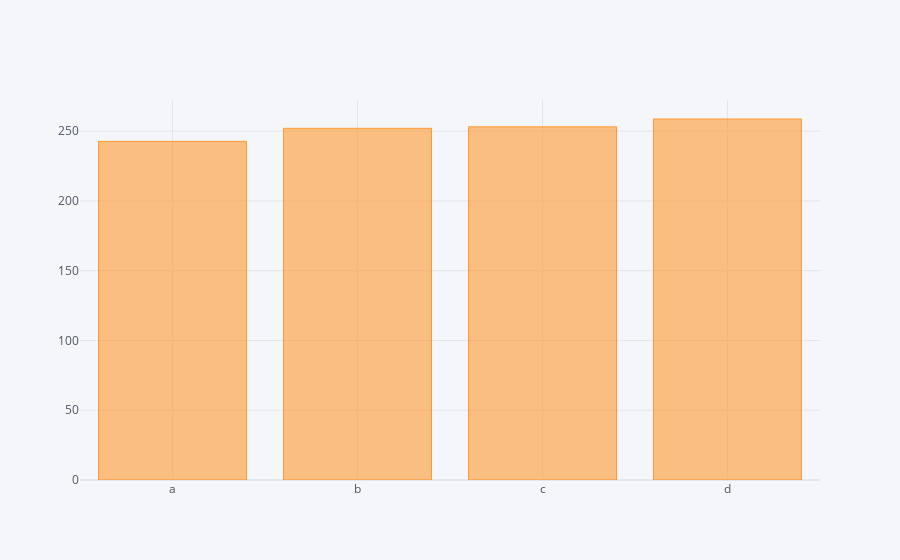

Here is the notebook cell this chart was saved with:
### Code cell
df3.sum().iplot(kind='bar')

### Figure 1 — Plotly figure (JSON) as saved in the notebook; plotly's stock layout.template omitted (floating-point values rounded to 4 significant figures)
{"data": [{"marker": {"color": "rgba(255, 153, 51, 0.6)", "line": {"color": "rgba(255, 153, 51, 1.0)", "width": 1}}, "name": "None", "orientation": "v", "text": "", "type": "bar", "x": ["a", "b", "c", "d"], "y": [242.6, 252.0, 253.1, 258.7]}], "layout": {"legend": {"bgcolor": "#F5F6F9", "font": {"color": "#4D5663"}}, "paper_bgcolor": "#F5F6F9", "plot_bgcolor": "#F5F6F9", "title": {"font": {"color": "#4D5663"}}, "xaxis": {"gridcolor": "#E1E5ED", "showgrid": true, "tickfont": {"color": "#4D5663"}, "title": {"font": {"color": "#4D5663"}, "text": ""}, "zerolinecolor": "#E1E5ED"}, "yaxis": {"gridcolor": "#E1E5ED", "showgrid": true, "tickfont": {"color": "#4D5663"}, "title": {"font": {"color": "#4D5663"}, "text": ""}, "zerolinecolor": "#E1E5ED"}}}
